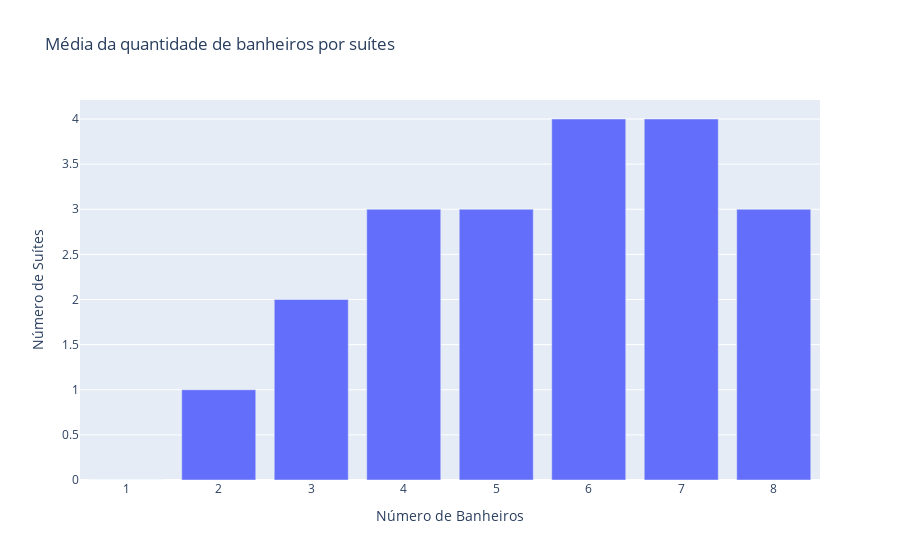

The notebook cell this image was saved under:
### Markdown cell above
Feita a analise com o gráfico, pode se dizer que quanto maior a metragem, maior vai ser o valor do condominio.

### Code cell
# N_banheiros x N_Suites
mediana_nbanheiro_nsuites = df.groupby('N_banheiros')['N_Suites'].median().reset_index()

fig = px.bar(mediana_nbanheiro_nsuites,
             x='N_banheiros',
             y='N_Suites',
             title='Média da quantidade de banheiros por suítes',
             labels={'N_banheiros': 'Número de Banheiros', 'N_Suites': 'Número de Suítes'})
fig.show()

### Figure 1 — Plotly figure (JSON) as saved in the notebook; plotly's stock layout.template omitted (floating-point values rounded to 4 significant figures)
{"data": [{"alignmentgroup": "True", "hovertemplate": "Número de Banheiros=%{x}<br>Número de Suítes=%{y}<extra></extra>", "legendgroup": "", "marker": {"color": "#636efa", "pattern": {"shape": ""}}, "name": "", "offsetgroup": "", "orientation": "v", "showlegend": false, "textposition": "auto", "type": "bar", "x": [1, 2, 3, 4, 5, 6, 7, 8], "xaxis": "x", "y": [0, 1, 2, 3, 3, 4, 4, 3], "yaxis": "y"}], "layout": {"barmode": "relative", "legend": {"tracegroupgap": 0}, "title": {"text": "Média da quantidade de banheiros por suítes"}, "xaxis": {"anchor": "y", "domain": [0, 1], "title": {"text": "Número de Banheiros"}}, "yaxis": {"anchor": "x", "domain": [0, 1], "title": {"text": "Número de Suítes"}}}}
